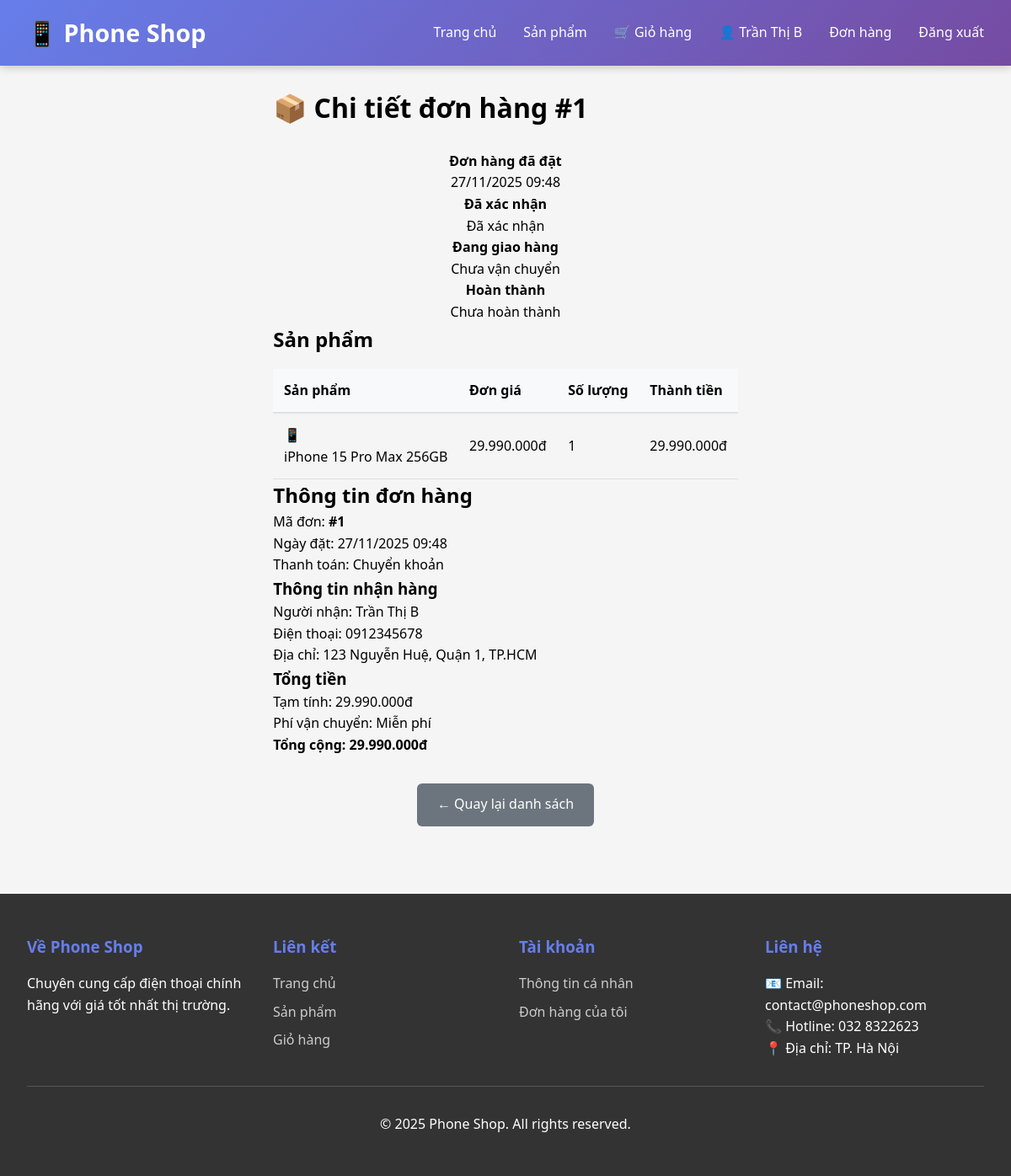
The page /public/orders/1 (signed in) on the database its author committed.
### tables this page shows
CREATE TABLE orders (
    id INT AUTO_INCREMENT PRIMARY KEY,
    user_id INT NOT NULL,
    customer_name VARCHAR(100) NOT NULL,
    customer_phone VARCHAR(20) NOT NULL,
    customer_address TEXT NOT NULL,
    total_amount DECIMAL(10, 2) NOT NULL,
    status ENUM('pending', 'processing', 'shipping', 'delivered', 'cancelled') DEFAULT 'pending',
    payment_method VARCHAR(50) DEFAULT 'COD',
    notes TEXT,
    created_at TIMESTAMP DEFAULT CURRENT_TIMESTAMP,
    updated_at TIMESTAMP DEFAULT CURRENT_TIMESTAMP ON UPDATE CURRENT_TIMESTAMP,
    FOREIGN KEY (user_id) REFERENCES users(id) ON DELETE CASCADE,
    INDEX idx_user_id (user_id),
    INDEX idx_status (status),
    INDEX idx_created_at (created_at)
);

CREATE TABLE order_items (
    id INT AUTO_INCREMENT PRIMARY KEY,
    order_id INT NOT NULL,
    product_id INT NOT NULL,
    product_name VARCHAR(200) NOT NULL,
    quantity INT NOT NULL,
    price DECIMAL(10, 2) NOT NULL,
    created_at TIMESTAMP DEFAULT CURRENT_TIMESTAMP,
    FOREIGN KEY (order_id) REFERENCES orders(id) ON DELETE CASCADE,
    FOREIGN KEY (product_id) REFERENCES products(id) ON DELETE RESTRICT,
    INDEX idx_order_id (order_id),
    INDEX idx_product_id (product_id)
);

### app/Http/Controllers/OrderController.php (called while the page is built, shortened)
<?php
class OrderController
{
    public function detail($orderId)
    {
        $orderModel = new Order();
        $order = $orderModel->getOrderWithItems($orderId);
        $statusMap = [
            'pending' => 'Chờ xử lý',
            'processing' => 'Đang xử lý',
            'shipping' => 'Đang giao hàng',
            'delivered' => 'Đã giao hàng',
            'cancelled' => 'Đã hủy'
        ];
        $order['status_text'] = $statusMap[$order['status']] ?? $order['status'];
        $orderItems = $order['items'] ?? [];
        require_once __DIR__ . '/../../../resources/view/orders/detail.php';
    }
}

### app/Http/Kernel.php (called while the page is built, shortened)
<?php
class Kernel
{
    protected $routes = [];
    protected $method;
    protected $uri;
    public function __construct()
    {
        $this->routes = require __DIR__ . '/../../routes/web.php';
        $this->method = $_SERVER['REQUEST_METHOD'];
        $this->uri = $this->getUri();
    }
    protected function getUri()
    {
        $uri = $_SERVER['REQUEST_URI'];
        $scriptName = $_SERVER['SCRIPT_NAME'] ?? '/index.php';
        $baseDir = str_replace('\\', '/', dirname($scriptName));
        if ($baseDir !== '/' && $baseDir !== '') {
            if (strpos($uri, $baseDir) === 0) {
                $uri = substr($uri, strlen($baseDir));
            }
        }
        $uri = '/' . trim($uri, '/');
        return $uri;
    }
    public function dispatch()
    {
        $matchedRoute = $this->matchRoute($this->routes[$this->method]);
        list($controllerName, $action) = explode('@', $matchedRoute['handler']);
        $controller = new $controllerClass();
        call_user_func_array([$controller, $action], $matchedRoute['params']);
    }
    protected function matchRoute($routes)
    {
        foreach ($routes as $pattern => $handler) {
            $regex = $this->convertToRegex($pattern);
            if (preg_match($regex, $this->uri, $matches)) {
                array_shift($matches);
                return [
                    'handler' => $handler,
                    'params' => $matches
                ];
            }
        }
        return false;
    }
    protected function convertToRegex($pattern)
    {
        $pattern = preg_replace('/\{([a-zA-Z0-9_]+)\}/', '([^/]+)', $pattern);
        $pattern = str_replace('/', '\/', $pattern);
        return '/^' . $pattern . '$/';
    }
    public function run()
    {
        $this->dispatch();
    }
}

### public/index.php (called while the page is built, shortened)
<?php
require_once __DIR__ . '/../autoload.php';
require_once __DIR__ . '/../app/Http/Kernel.php';
$kernel = new Http\Kernel();
$kernel->run();

### autoload.php (called while the page is built, shortened)
<?php
if (file_exists(__DIR__ . '/config/app.php')) {
    $appConfig = require __DIR__ . '/config/app.php';
}
spl_autoload_register(function ($class) {
    $namespaceMap = [
        'Controllers\\' => __DIR__ . '/app/Http/Controllers/',
        'Models\\' => __DIR__ . '/app/Models/',
        'Middleware\\' => __DIR__ . '/app/Http/Middleware/',
        'Http\\' => __DIR__ . '/app/Http/',
    ];
    foreach ($namespaceMap as $prefix => $baseDir) {
        if (strpos($class, $prefix) === 0) {
            $relativeClass = substr($class, strlen($prefix));
            $file = $baseDir . str_replace('\\', '/', $relativeClass) . '.php';
            if (file_exists($file)) {
                return true;
            }
        }
    }
    return false;
});
function config($key, $default = null)
{
    static $config = [];
    $parts = explode('.', $key);
    $file = $parts[0];
    if (!isset($config[$file])) {
        $configFile = __DIR__ . '/config/' . $file . '.php';
        if (file_exists($configFile)) {
            $config[$file] = require $configFile;
        } else {
            return $default;
        }
    }
    $value = $config[$file];
    for ($i = 1; $i < count($parts); $i++) {
        $value = $value[$parts[$i]];
    }
    return $value;
}

### config/database.php (called while the page is built)
<?php
return [
    'host' => 'localhost',
    'port' => 3307,
    'database' => 'phone_shop',
    'username' => 'root',
    'password' => '',
    'charset' => 'utf8mb4',
    'collation' => 'utf8mb4_unicode_ci',
    'options' => [
        PDO::ATTR_ERRMODE => PDO::ERRMODE_EXCEPTION,
        PDO::ATTR_DEFAULT_FETCH_MODE => PDO::FETCH_ASSOC,
        PDO::ATTR_EMULATE_PREPARES => false,
    ]
];

### config/app.php (called while the page is built)
<?php
$protocol = (!empty($_SERVER['HTTPS']) && $_SERVER['HTTPS'] !== 'off') ? 'https' : 'http';
$host = $_SERVER['HTTP_HOST'] ?? 'localhost';
$scriptName = $_SERVER['SCRIPT_NAME'] ?? '';
$baseDir = str_replace('\\', '/', dirname($scriptName));
$autoBaseUrl = $protocol . '://' . $host . $baseDir;
$autoAssetsUrl = $protocol . '://' . $host . str_replace('/public', '/resources', $baseDir);
return [
    'name' => 'Phone Shop',
    'version' => '1.0.0',
    'base_url' => $autoBaseUrl,
    'assets_url' => $autoAssetsUrl,
    'root_path' => dirname(__DIR__),
    'app_path' => dirname(__DIR__) . '/app',
    'public_path' => dirname(__DIR__) . '/public',
    'resources_path' => dirname(__DIR__) . '/resources',
    'upload_path' => dirname(__DIR__) . '/public/uploads',
    'session' => [
        'name' => 'phone_shop_session',
        'lifetime' => 7200,
        'secure' => false,
        'httponly' => true,
        'samesite' => 'Lax'
    ],
    'security' => [
        'password_min_length' => 6,
        'password_hash_algo' => PASSWORD_BCRYPT,
        'password_hash_cost' => 10
    ],
    'upload' => [
        'max_size' => 5242880,
        'allowed_extensions' => ['jpg', 'jpeg', 'png', 'gif', 'webp'],
        'image_path' => 'uploads/images'
    ],
    'pagination' => [
        'per_page' => 12,
        'per_page_admin' => 20
    ],
    'timezone' => 'Asia/Ho_Chi_Minh',
    'debug' => true,
    'mail' => [
        'from_email' => 'noreply@phoneshop.com',
        'from_name' => 'Phone Shop'
    ]
];

### app/Models/BaseModel.php (called while the page is built, shortened)
<?php
class BaseModel
{
    protected static $connection = null;
    protected $table = '';
    protected $primaryKey = 'id';
    public static function getConnection()
    {
        if (self::$connection === null) {
            try {
                $dbConfig = config('database');
                $dsn = sprintf(
                    "mysql:host=%s;port=%s;dbname=%s;charset=%s",
                    $dbConfig['host'],
                    $dbConfig['port'] ?? 3306,
                    $dbConfig['database'],
                    $dbConfig['charset']
                );
                self::$connection = new PDO(
                    $dsn,
                    $dbConfig['username'],
                    $dbConfig['password'],
                    $dbConfig['options']
                );
            } catch (PDOException $e) {
                die("Database connection failed: " . $e->getMessage());
            }
        }
        return self::$connection;
    }
    public function find($id)
    {
        $sql = "SELECT * FROM {$this->table} WHERE {$this->primaryKey} = ? LIMIT 1";
        $stmt = $this->getConnection()->prepare($sql);
        $stmt->execute([$id]);
        return $stmt->fetch();
    }
    public function query($sql, $params = [])
    {
        $stmt = $this->getConnection()->prepare($sql);
        $stmt->execute($params);
        return $stmt->fetchAll();
    }
}

### app/Models/Order.php (called while the page is built, shortened)
<?php
class Order extends BaseModel
{
    public function getOrderWithItems($orderId)
    {
        $order = $this->find($orderId);
        $orderItemModel = new OrderItem();
        $order['items'] = $orderItemModel->getOrderItems($orderId);
        return $order;
    }
}

### app/Models/OrderItem.php (called while the page is built, shortened)
<?php
class OrderItem extends BaseModel
{
    protected $table = 'order_items';
    public function getOrderItems($orderId)
    {
        $sql = "SELECT oi.*, p.image, p.slug
                FROM {$this->table} oi
                LEFT JOIN products p ON oi.product_id = p.id
                WHERE oi.order_id = ?
                ORDER BY oi.id ASC";
        return $this->query($sql, [$orderId]);
    }
}

### app/Helper/utils.php (called while the page is built, shortened)
<?php
function escape($value)
{
    return htmlspecialchars($value, ENT_QUOTES, 'UTF-8');
}
function formatPrice($price, $showCurrency = true)
{
    $formatted = number_format((float) $price, 0, ',', '.');
    return $showCurrency ? $formatted . 'đ' : $formatted;
}
function url($path = '')
{
    $scriptName = $_SERVER['SCRIPT_NAME'] ?? '/index.php';
    $baseDir = str_replace('\\', '/', dirname($scriptName));
    return rtrim($baseDir, '/') . $path;
}

### resources/view/orders/detail.php (the view, shortened to what this page needs)
<?php
include __DIR__ . '/../layouts/header-component.php';
$statusClass = [
    'pending' => 'badge-warning',
    'confirmed' => 'badge-info',
    'shipping' => 'badge-primary',
    'completed' => 'badge-success',
    'cancelled' => 'badge-danger'
];
?>
<div class="container">
    <div class="order-detail-header">
        <h1>📦 Chi tiết đơn hàng #<?= $order['id'] ?></h1>
        <span class="badge <?= $statusClass[$order['status']] ?>">
        </span>
    </div>
    <div class="order-timeline">
        <div
            class="timeline-item <?= in_array($order['status'], ['pending', 'confirmed', 'shipping', 'completed']) ? 'active' : '' ?>">
            <div class="timeline-content">
                <h4>Đơn hàng đã đặt</h4>
                <p><?= date('d/m/Y H:i', strtotime($order['created_at'])) ?></p>
            </div>
        </div>
        <div
            class="timeline-item <?= in_array($order['status'], ['confirmed', 'shipping', 'completed']) ? 'active' : '' ?>">
            <div class="timeline-content">
                <h4>Đã xác nhận</h4>
                <p><?= $order['status'] !== 'pending' && $order['status'] !== 'cancelled' ? 'Đã xác nhận' : 'Chưa xác nhận' ?>
                </p>
            </div>
        </div>
        <div class="timeline-item <?= in_array($order['status'], ['shipping', 'completed']) ? 'active' : '' ?>">
            <div class="timeline-content">
                <h4>Đang giao hàng</h4>
                <p><?= in_array($order['status'], ['shipping', 'completed']) ? 'Đang vận chuyển' : 'Chưa vận chuyển' ?>
                </p>
            </div>
        </div>
        <div class="timeline-item <?= $order['status'] === 'completed' ? 'active' : '' ?>">
            <div class="timeline-content">
                <h4>Hoàn thành</h4>
                <p><?= $order['status'] === 'completed' ? 'Đã giao hàng' : 'Chưa hoàn thành' ?></p>
            </div>
        </div>
    </div>
    <div class="order-detail-grid">
        <div class="order-products">
            <h2>Sản phẩm</h2>
            <table class="table">
                <thead>
                    <tr>
                        <th>Sản phẩm</th>
                        <th>Đơn giá</th>
                        <th>Số lượng</th>
                        <th>Thành tiền</th>
                    </tr>
                </thead>
                <tbody>
                    <?php foreach ($orderItems as $item): ?>
                        <tr>
                            <td>
                                <div class="product-info-row">
                                    <?php if (!empty($item['product_image'])): ?>
                                        <img src="<?= config('app.base_url') ?>/<?= escape($item['product_image']) ?>"
                                            alt="<?= escape($item['product_name']) ?>" class="product-thumbnail">
                                    <?php else: ?>
                                        <div class="product-thumbnail no-image">📱</div>
                                    <?php endif; ?>
                                    <span><?= escape($item['product_name']) ?></span>
                                </div>
                            </td>
                            <td><?= formatPrice($item['price']) ?></td>
                            <td><?= $item['quantity'] ?></td>
                            <td><?= formatPrice($item['price'] * $item['quantity']) ?></td>
                        </tr>
                    <?php endforeach; ?>
                </tbody>
            </table>
        </div>
        <div class="order-info-card">
            <h2>Thông tin đơn hàng</h2>
            <div class="info-row">
                <span>Mã đơn:</span>
                <strong>#<?= $order['id'] ?></strong>
            </div>
            <div class="info-row">
                <span>Ngày đặt:</span>
                <span><?= date('d/m/Y H:i', strtotime($order['created_at'])) ?></span>
            </div>
            <div class="info-row">
                <span>Thanh toán:</span>
                <span><?= $order['payment_method'] === 'cod' ? 'Tiền mặt' : 'Chuyển khoản' ?></span>
            </div>
            <h3>Thông tin nhận hàng</h3>
            <div class="info-row">
                <span>Người nhận:</span>
                <span><?= escape($order['customer_name']) ?></span>
            </div>
            <div class="info-row">
                <span>Điện thoại:</span>
                <span><?= escape($order['customer_phone']) ?></span>
            </div>
            <div class="info-row">
                <span>Địa chỉ:</span>
                <span><?= escape($order['customer_address']) ?></span>
            </div>
            <h3>Tổng tiền</h3>
            <div class="info-row">
                <span>Tạm tính:</span>
                <span><?= formatPrice($order['total_amount']) ?></span>
            </div>
            <div class="info-row">
                <span>Phí vận chuyển:</span>
                <span>Miễn phí</span>
            </div>
            <div class="info-row total">
                <strong>Tổng cộng:</strong>
                <strong><?= formatPrice($order['total_amount']) ?></strong>
            </div>
        </div>
    </div>
    <div style="text-align: center; margin-top: 2rem;">
        <a href="<?= url('/orders') ?>" class="btn btn-secondary">← Quay lại danh sách</a>
    </div>
</div>
<?php include __DIR__ . '/../layouts/footer-component.php'; ?>

### public/resources/css/main.css (style rules this page uses)
* { margin: 0; padding: 0; box-sizing: border-box; }
html, body { height: 100%; }
body { font-family: "Segoe UI", Tahoma, Geneva, Verdana, sans-serif; line-height: 1.6; background: #f5f5f5; padding-top: 70px; display: flex; flex-direction: column; min-height: 100vh; }
.container { max-width: 1200px; margin: 0 auto; padding: 2rem; flex: 1; }
.btn { padding: 0.8rem 1.5rem; border: none; border-radius: 6px; cursor: pointer; font-weight: 500; text-decoration: none; display: inline-block; transition: all 0.3s; text-align: center; }
.btn-secondary { background: #6c757d; color: white; }

### public/resources/css/orders.css (style rules this page uses)
.badge { display: inline-block; padding: 0.4rem 0.9rem; border-radius: 12px; font-size: 0.85rem; font-weight: 600; }
.timeline-item { flex: 1; text-align: center; position: relative; z-index: 1; }
table { width: 100%; border-collapse: collapse; margin-top: 1rem; }
table th { background: #f8f9fa; padding: 0.8rem; text-align: left; font-weight: 600; border-bottom: 2px solid #e0e0e0; }
table td { padding: 0.8rem; border-bottom: 1px solid #e0e0e0; vertical-align: middle; }

### rows shown on the page
orders: id "1", created_at "27/11/2025 09:48", customer_name "Trần Thị B", customer_phone "0912345678", customer_address "123 Nguyễn Huệ, Quận 1, TP.HCM", total_amount "29.990.000đ"
order_items: product_name "iPhone 15 Pro Max 256GB", price "29.990.000đ", quantity "1", formatPrice($item['price'] * $item['quantity']) "29.990.000đ"

### other values the page prints
getUserName() "Trần Thị B"
